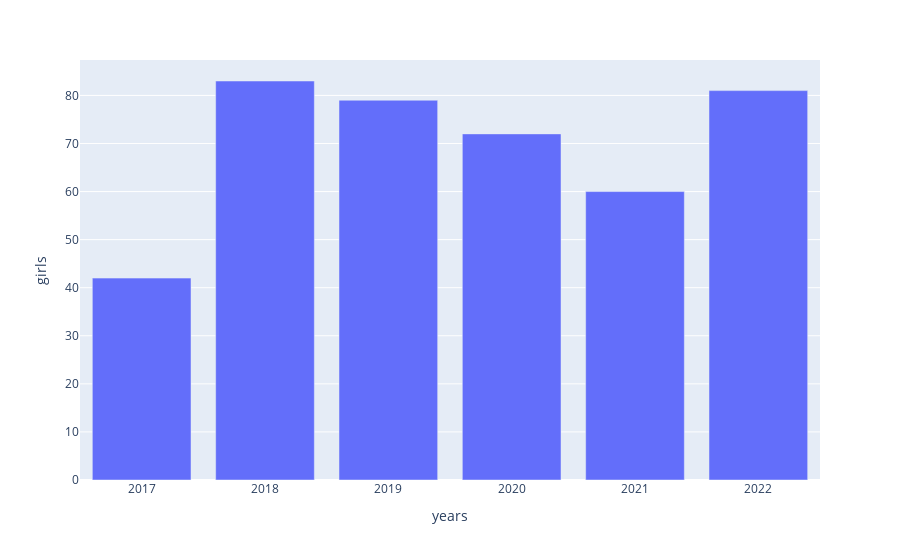

Notebook source saved alongside this figure:
### Markdown cell above
Choose a different attribute

### Code cell
fig = px.bar(df, x='years', y='girls')
fig.show()

### Figure 1 — Plotly figure (JSON) as saved in the notebook; plotly's stock layout.template omitted (floating-point values rounded to 4 significant figures)
{"data": [{"alignmentgroup": "True", "hovertemplate": "years=%{x}<br>girls=%{y}<extra></extra>", "legendgroup": "", "marker": {"color": "#636efa", "pattern": {"shape": ""}}, "name": "", "offsetgroup": "", "orientation": "v", "showlegend": false, "textposition": "auto", "type": "bar", "x": [2017, 2018, 2019, 2020, 2021, 2022], "xaxis": "x", "y": [42, 83, 79, 72, 60, 81], "yaxis": "y"}], "layout": {"barmode": "relative", "legend": {"tracegroupgap": 0}, "margin": {"t": 60}, "xaxis": {"anchor": "y", "domain": [0, 1], "title": {"text": "years"}}, "yaxis": {"anchor": "x", "domain": [0, 1], "title": {"text": "girls"}}}}
